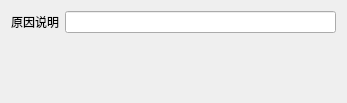
<?xml version="1.0" encoding="UTF-8"?>
<ui version="4.0">
 <class>w_bt_dish_quit_change_Dialog</class>
 <widget class="QDialog" name="w_bt_dish_quit_change_Dialog">
  <property name="geometry">
   <rect>
    <x>0</x>
    <y>0</y>
    <width>347</width>
    <height>103</height>
   </rect>
  </property>
  <property name="windowTitle">
   <string>Dialog</string>
  </property>
  <layout class="QVBoxLayout" name="verticalLayout">
   <item>
    <layout class="QHBoxLayout" name="horizontalLayout">
     <item>
      <widget class="QLabel" name="label">
       <property name="text">
        <string>原因说明</string>
       </property>
      </widget>
     </item>
     <item>
      <widget class="QLineEdit" name="lineEdit_vch_reason"/>
     </item>
    </layout>
   </item>
   <item>
    <widget class="lds_toolbar" name="widget" native="true"/>
   </item>
  </layout>
 </widget>
 <customwidgets>
  <customwidget>
   <class>lds_toolbar</class>
   <extends>QFrame</extends>
   <header>lds_toolbar.h</header>
   <container>1</container>
  </customwidget>
 </customwidgets>
 <resources/>
 <connections/>
</ui>
